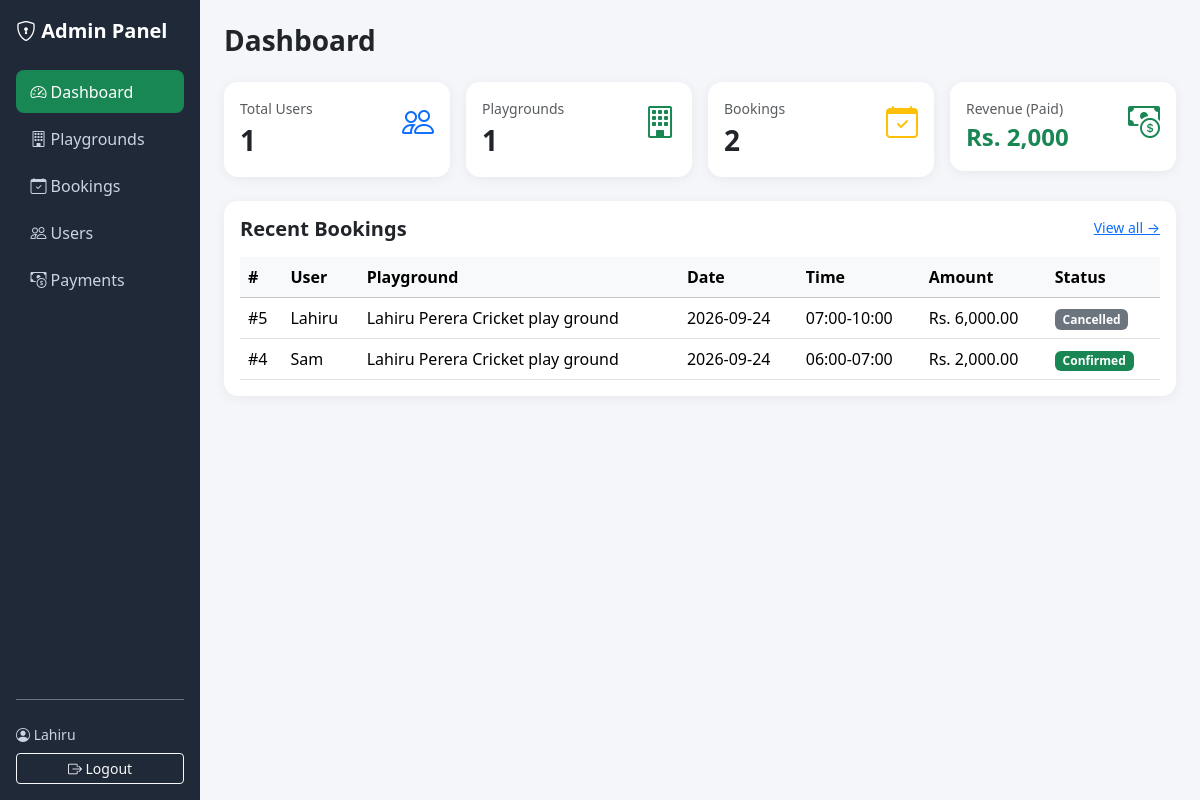
Page /admin/index.php (signed in) on the committed database.
### tables this page shows
CREATE TABLE `bookings` (
  `id` int(11) NOT NULL,
  `user_id` int(11) NOT NULL,
  `playground_id` int(11) NOT NULL,
  `booking_date` date NOT NULL,
  `start_time` time NOT NULL,
  `end_time` time NOT NULL,
  `total_amount` decimal(10,2) NOT NULL,
  `status` enum('pending','confirmed','cancelled','completed') DEFAULT 'pending',
  `payment_status` enum('unpaid','paid','refunded') DEFAULT 'unpaid',
  `created_at` timestamp NOT NULL DEFAULT current_timestamp()
);

CREATE TABLE `users` (
  `id` int(11) NOT NULL,
  `name` varchar(100) NOT NULL,
  `email` varchar(150) NOT NULL,
  `phone` varchar(20) DEFAULT NULL,
  `password_hash` varchar(255) NOT NULL,
  `role` enum('user','admin') DEFAULT 'user',
  `status` tinyint(1) DEFAULT 1,
  `created_at` timestamp NOT NULL DEFAULT current_timestamp()
);

CREATE TABLE `playgrounds` (
  `id` int(11) NOT NULL,
  `name` varchar(150) NOT NULL,
  `location` varchar(255) NOT NULL,
  `description` text DEFAULT NULL,
  `price_per_hour` decimal(10,2) NOT NULL,
  `open_time` time DEFAULT '06:00:00',
  `close_time` time DEFAULT '23:00:00',
  `image` varchar(255) DEFAULT NULL,
  `status` tinyint(1) DEFAULT 1,
  `created_at` timestamp NOT NULL DEFAULT current_timestamp()
);

### includes/functions.php (called while the page is built, shortened)
<?php
function e($v) {
    return htmlspecialchars($v ?? '', ENT_QUOTES, 'UTF-8');
}

### admin/index.php (the view, shortened to what this page needs)
<?php
require_once __DIR__ . '/../config/database.php';
require_once __DIR__ . '/../includes/functions.php';
$totalUsers    = (int)$pdo->query("SELECT COUNT(*) FROM users WHERE role='user'")->fetchColumn();
$totalPg       = (int)$pdo->query("SELECT COUNT(*) FROM playgrounds")->fetchColumn();
$totalBookings = (int)$pdo->query("SELECT COUNT(*) FROM bookings")->fetchColumn();
$revenue       = (float)$pdo->query("SELECT COALESCE(SUM(total_amount),0) FROM bookings
                                     WHERE payment_status='paid'")->fetchColumn();
$recent = $pdo->query(
   "SELECT b.*, u.name AS uname, p.name AS pname
    FROM bookings b
    JOIN users u ON u.id = b.user_id
    JOIN playgrounds p ON p.id = b.playground_id
    ORDER BY b.id DESC LIMIT 5")->fetchAll();
require 'includes/admin_header.php';
?>
<h3 class="fw-bold mb-4">Dashboard</h3>
<div class="row g-3 mb-4">
  <div class="col-sm-6 col-lg-3">
    <div class="card stat-card p-3">
      <div class="d-flex justify-content-between">
        <div>
          <div class="text-muted small">Total Users</div>
          <div class="fs-3 fw-bold"><?= $totalUsers ?></div>
        </div>
        <div class="text-primary fs-2"><i class="bi bi-people"></i></div>
      </div>
    </div>
  </div>
  <div class="col-sm-6 col-lg-3">
    <div class="card stat-card p-3">
      <div class="d-flex justify-content-between">
        <div>
          <div class="text-muted small">Playgrounds</div>
          <div class="fs-3 fw-bold"><?= $totalPg ?></div>
        </div>
        <div class="text-success fs-2"><i class="bi bi-building"></i></div>
      </div>
    </div>
  </div>
  <div class="col-sm-6 col-lg-3">
    <div class="card stat-card p-3">
      <div class="d-flex justify-content-between">
        <div>
          <div class="text-muted small">Bookings</div>
          <div class="fs-3 fw-bold"><?= $totalBookings ?></div>
        </div>
        <div class="text-warning fs-2"><i class="bi bi-calendar-check"></i></div>
      </div>
    </div>
  </div>
  <div class="col-sm-6 col-lg-3">
    <div class="card stat-card p-3">
      <div class="d-flex justify-content-between">
        <div>
          <div class="text-muted small">Revenue (Paid)</div>
          <div class="fs-4 fw-bold text-success">Rs. <?= number_format($revenue,0) ?></div>
        </div>
        <div class="text-success fs-2"><i class="bi bi-cash-coin"></i></div>
      </div>
    </div>
  </div>
</div>
<div class="card stat-card">
  <div class="card-body">
    <div class="d-flex justify-content-between mb-3">
      <h5 class="fw-bold mb-0">Recent Bookings</h5>
      <a href="bookings.php" class="small">View all →</a>
    </div>
    <div class="table-responsive">
      <table class="table align-middle mb-0">
        <thead class="table-light">
          <tr><th>#</th><th>User</th><th>Playground</th>
              <th>Date</th><th>Time</th><th>Amount</th><th>Status</th></tr>
        </thead>
        <tbody>
        <?php foreach ($recent as $b): ?>
          <tr>
            <td>#<?= $b['id'] ?></td>
            <td><?= e($b['uname']) ?></td>
            <td><?= e($b['pname']) ?></td>
            <td><?= e($b['booking_date']) ?></td>
            <td><?= substr($b['start_time'],0,5) ?>-<?= substr($b['end_time'],0,5) ?></td>
            <td>Rs. <?= number_format($b['total_amount'],2) ?></td>
            <td>
              <span class="badge bg-<?=
                ['pending'=>'warning','confirmed'=>'success',
                 'cancelled'=>'secondary','completed'=>'primary'][$b['status']] ?>">
                <?= ucfirst($b['status']) ?>
              </span>
            </td>
          </tr>
        <?php endforeach; ?>
        </tbody>
      </table>
    </div>
  </div>
</div>
<?php require 'includes/admin_footer.php'; ?>

### admin/includes/admin_header.php (shortened to what this page needs)
<?php
require_once __DIR__ . '/../../includes/functions.php';
$current = basename($_SERVER['PHP_SELF']);
function activeIf($file, $current) {
    return $file === $current ? 'active bg-success text-white' : '';
}
?>
<!DOCTYPE html>
<html lang="si">
<head>
<link href="https://cdn.jsdelivr.net/npm/bootstrap@5.3.3/dist/css/bootstrap.min.css" rel="stylesheet">
<link href="https://cdn.jsdelivr.net/npm/bootstrap-icons@1.11.3/font/bootstrap-icons.css" rel="stylesheet">
</head>
<body>
<div class="container-fluid">
<div class="row">
  <aside class="col-md-3 col-lg-2 admin-sidebar p-3 d-flex flex-column">
    <a href="<?= BASE_URL ?>admin/index.php"
       class="text-white text-decoration-none fw-bold fs-5 mb-4 d-block">
      <i class="bi bi-shield-lock"></i> Admin Panel
    </a>
    <ul class="nav flex-column">
      <li class="nav-item">
        <a class="nav-link <?= activeIf('index.php',$current) ?>" href="index.php">
          <i class="bi bi-speedometer2"></i> Dashboard
        </a>
      </li>
      <li class="nav-item">
        <a class="nav-link <?= activeIf('playgrounds.php',$current) ?>" href="playgrounds.php">
          <i class="bi bi-building"></i> Playgrounds
        </a>
      </li>
      <li class="nav-item">
        <a class="nav-link <?= activeIf('bookings.php',$current) ?>" href="bookings.php">
          <i class="bi bi-calendar-check"></i> Bookings
        </a>
      </li>
      <li class="nav-item">
        <a class="nav-link <?= activeIf('users.php',$current) ?>" href="users.php">
          <i class="bi bi-people"></i> Users
        </a>
      </li>
      <li class="nav-item">
  <a class="nav-link <?= activeIf('payments.php',$current) ?>" href="payments.php">
    <i class="bi bi-cash-coin"></i> Payments
  </a>
</li>
    </ul>
    <div class="mt-auto pt-4 border-top border-secondary">
      <div class="small mb-2">
        <i class="bi bi-person-circle"></i> <?= e($_SESSION['name']) ?>
      </div>
      <a href="<?= BASE_URL ?>logout.php" class="btn btn-outline-light btn-sm w-100">
        <i class="bi bi-box-arrow-right"></i> Logout
      </a>
    </div>
  </aside>
  <main class="col-md-9 col-lg-10 py-4 px-md-4">

### admin/includes/admin_footer.php (shortened to what this page needs)
  </main>
</div>
</div>
</body>
</html>

### admin/includes/admin_header.php (style rules this page uses)
body { background:#f4f6f9; }
.admin-sidebar { min-height: 100vh; background:#1f2937; color:#cbd5e1; position: sticky; top: 0; }
.admin-sidebar .nav-link { color:#cbd5e1; border-radius:8px; padding:.6rem .9rem; margin-bottom:4px; font-weight:500; }
.admin-sidebar .nav-link.active { background:#198754 !important; color:#fff; }
.stat-card { border:none; border-radius:14px; box-shadow:0 2px 12px rgba(0,0,0,.06); }

### rows in the picture
bookings: id "5", user.name "Lahiru", playground.name "Lahiru Perera Cricket play ground", booking_date "2026-09-24", start_time "07:00", end_time "10:00", total_amount "6,000.00", status "Cancelled"
bookings: id "4", user.name "Sam", playground.name "Lahiru Perera Cricket play ground", booking_date "2026-09-24", start_time "06:00", end_time "07:00", total_amount "2,000.00", status "Confirmed"

### other values in the picture
$_SESSION['name'] "Lahiru"
$totalUsers "1"
$totalPg "1"
$totalBookings "2"
$revenue "2,000"
